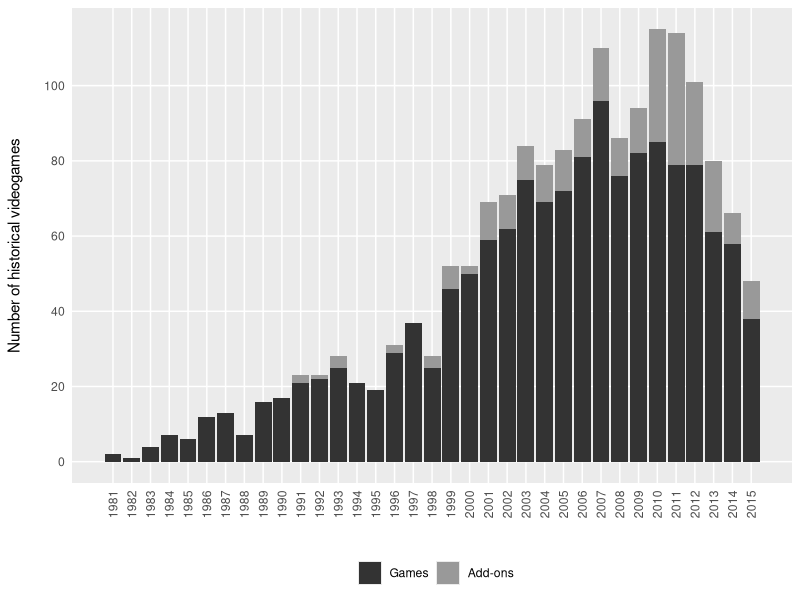
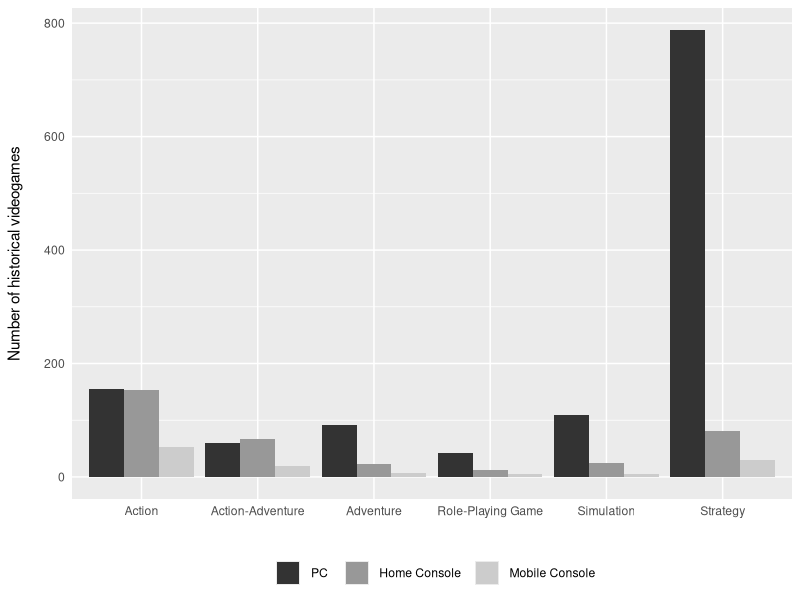
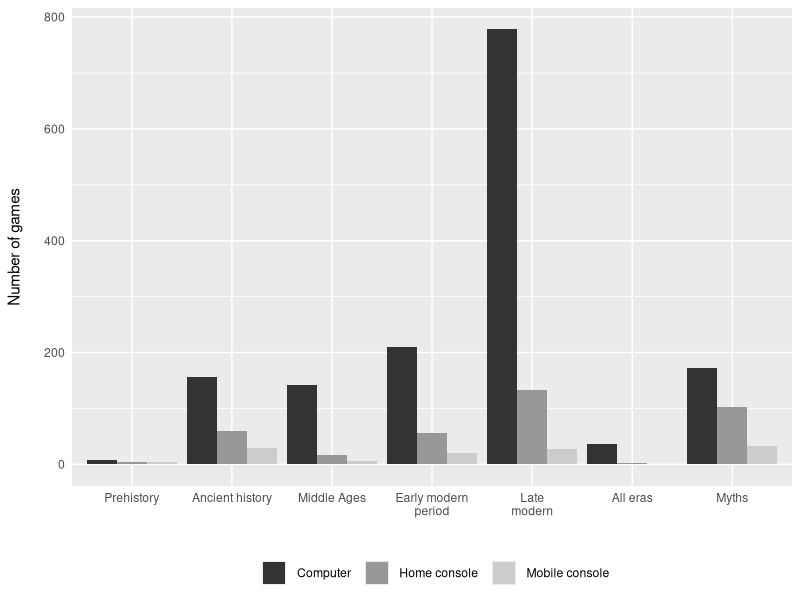
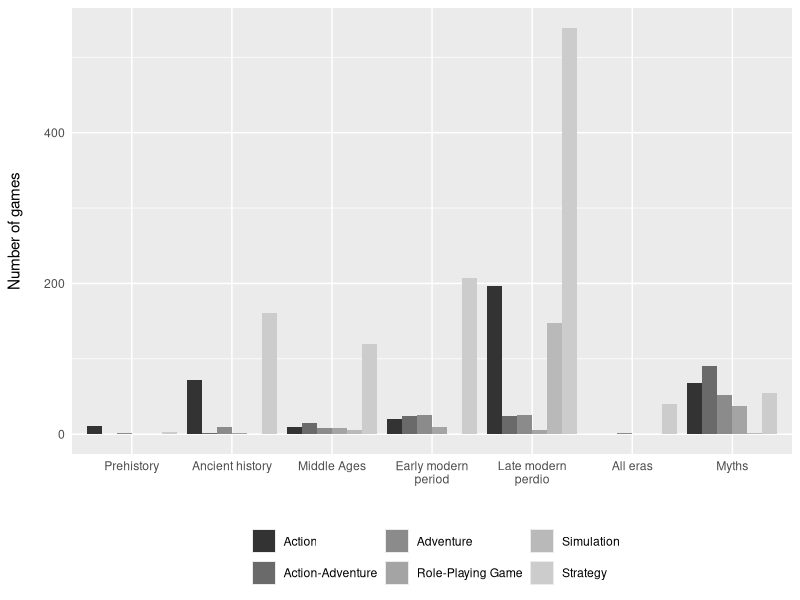
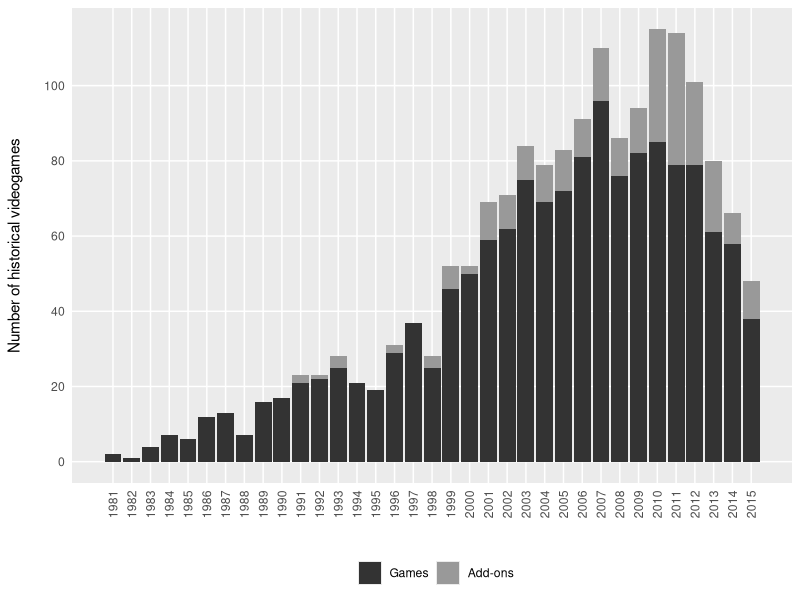
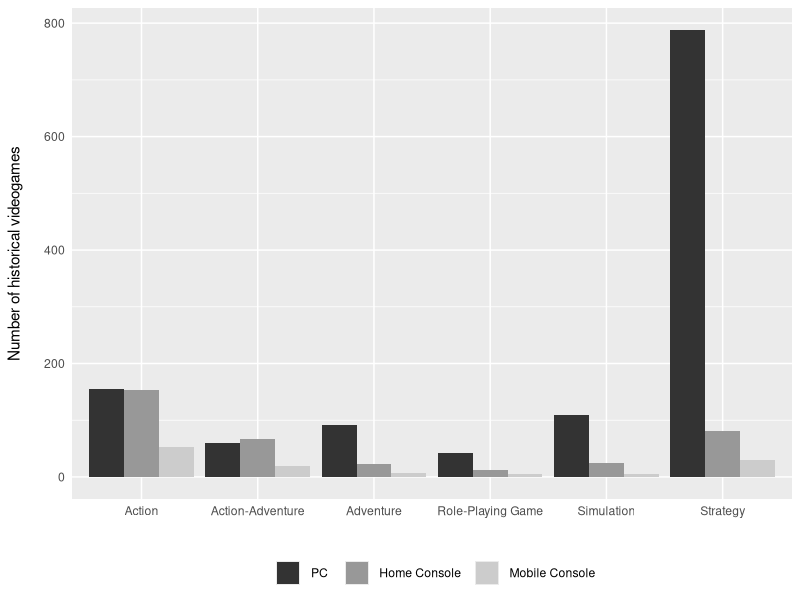
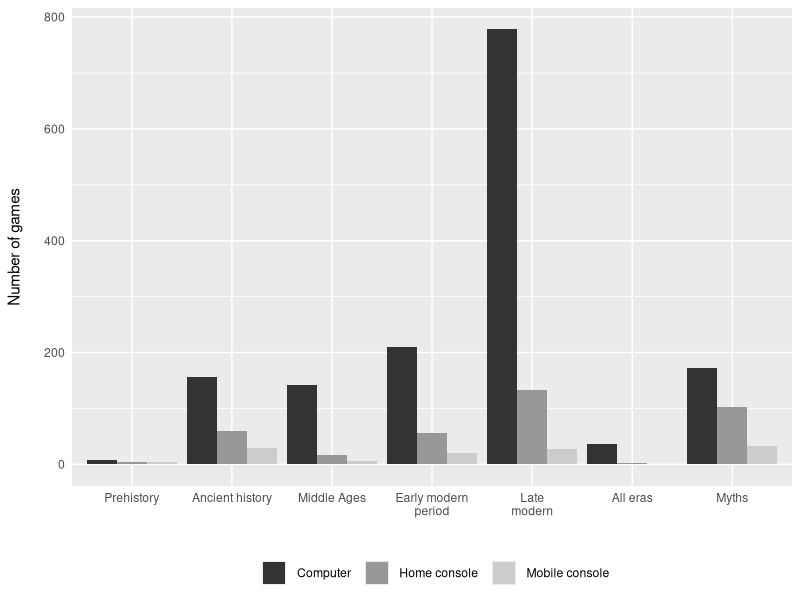
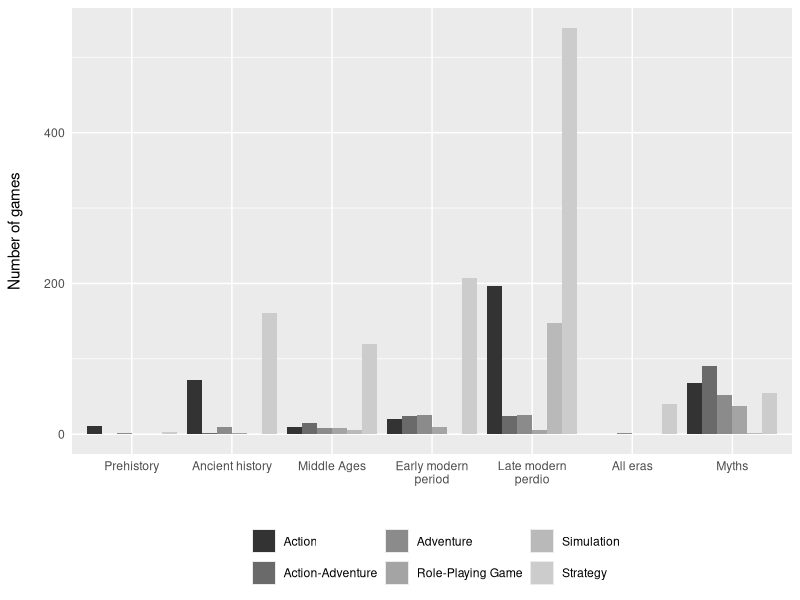

Write R code to recreate these figures, in order.
## ---- chunk 1

library(reshape2)
library(ggplot2)
library(stringr)
library(xtable)
library(plyr)
library(dplyr)
library(readr)
library(gridExtra)

## ---- chunk 2
data <- read_csv("data.csv")
data <- data[,-1]

## ---- chunk 3
str(data)

## ---- chunk 4

length(unique(data$ID))

## ---- chunk 5

length(unique(data[data$addon == "games",]$ID))

## ---- chunk 6

length(unique(data[data$addon == "addon",]$ID))

## ---- chunk 7

nrow(unique(data[,c(1,7)])) / length(unique(data$ID))

## ---- chunk 8

nrow(unique(data[data$addon == "games",c(1,7)])) / length(unique(data[data$addon == "games",]$ID))

## ---- chunk 9

nrow(unique(data[data$addon == "addon",c(1,7)])) / length(unique(data[data$addon == "addon",]$ID))

## ---- chunk 10

length(unique(data$platform))

## ---- chunk 11

## We copy the data because we will do some processing
data1 <- data

## We turn the "addon" variable which is a string into a factor.
data1$addon <- factor(data1$addon, levels = c("addon", "games"))

## "addon" are now called "Add-ons"
levels(data1$addon)[levels(data1$addon)=="addon"] <- "Add-ons"

## "games" are now called "Games"
levels(data1$addon)[levels(data1$addon)=="games"] <- "Games"

## We keep only one copy of each game
## The informations we need are ID, year and addon
data1 <- data1[!duplicated(data1$ID),]

## ---- chunk 12

p1 <- ggplot(data1, aes(x=year, 
                        fill=addon)) + 
  geom_bar() + 
  scale_fill_grey(start = 0.6, 
                  end = 0.2, 
                  name = element_blank(), 
                  guide = guide_legend(reverse = TRUE)) + 
  scale_x_continuous(breaks = 1981:2015, 
                     minor_breaks = NULL) +
  scale_y_continuous(breaks = (0:5) * 20, 
                     minor_breaks = NULL) +
  xlab("") +
  ylab("Number of historical videogames\n ") + 
  theme(axis.text.x = element_text(angle = 90, 
                                   hjust = 1, 
                                   vjust = 0.5)) + 
  theme(legend.position = "bottom") +
  theme(panel.background = element_rect(fill = "grey92")) +
  theme(axis.ticks = element_blank())

p1

ggsave("fig_1a.png", width = 10)

## ---- chunk 13

table(unique(data[c("ID", "year")])$year)

## ---- chunk 14

## Probably that I could do something better today (2018 instead of 2015).

jeux_sortis <- function(year) {
  return(as.data.frame(
    unique(
      data[data$year == year,c(2,6,7)])[order(unique(data[data$year == year,c(2,6,7)])$platform),]
    )	
  )
}

## The example of 2007

head(jeux_sortis(2007))

## ---- chunk 15

jeux_proportion <- function(year) { 
  return(rbind(
    sort(table(jeux_sortis(year)$platform)), 
    sort(table(jeux_sortis(year)$platform)) / length(jeux_sortis(year)$platform) * 100)
    )
}

## First line is the number of games
## Second line is the percentage

jeux_proportion(1998)

## ---- chunk 16

data_t1 <- data
data_t1 <- data_t1[,-c(3,4,5,6,8,10)]
data_t1 <- unique(data_t1)

sort(table(data_t1$platform), decreasing = TRUE)

## ---- chunk 17

## platforms_def.csv contains information on platforms
platf <- read_csv("platforms_def.csv")

head(platf)

## ---- chunk 18

data_p <- data[data$platform %in% platf$platform,]
data_p <- data_p[data_p$genre != "autre genre",]
data_p <- inner_join(data_p, platf)
data_p <- subset(data_p, subset = data_p$addon != "addon")
data_p <- data_p[!duplicated(data_p[c("ID", "type")]),]
data_p <- data_p[!(data_p$genre == "réflexion"),]
data_p$genre <- factor(data_p$genre)
levels(data_p$genre) <- c("Action", "Action-Adventure", "Adventure", "Role-Playing Game", "Simulation", "Strategy")

## ---- chunk 19

p2 <- ggplot(data_p, aes(x = genre, fill = type)) +
  scale_fill_grey(labels = c(" PC   ", " Home Console  ", " Mobile Console"),
                  name = element_blank()) +
  geom_bar(position = "dodge") +
  xlab("") +
  ylab("Number of historical videogames\n ") +
  theme(legend.position = "bottom") +
  theme(panel.background = element_rect(fill = "grey92")) +
  theme(axis.ticks = element_blank())

p2

ggsave("fig_1b.png", width = 10)

## ---- chunk 20

data <- data[data$platform %in% platf$platform,]
data <- data[data$genre != "autre genre",]
data <- inner_join(data, platf)

data_per <- subset(data, subset = data$addon != "addon")
data_per <- data_per[data_per$period %in% c("préhistoire", "antiquité", "moyen-âge", "epoque moderne", "epoque contemporaine"),]
data_per <- data_per[,c(1, 2, 3, 6, 7, 8, 11)]

data_per2 <- data[!(data$ID %in% data_per$ID),]
data_threshold <- as.data.frame(table(data_per2$period), stringsAsFactors = F)
data_per2 <- data_per2[data_per2$period %in% (data_threshold$Var1[which(data_threshold$Freq >= 3)]),]
colnames(data_per2)[8] <- "event"

per_tab <- read_csv("period.csv", col_names = F)
colnames(per_tab) <- c("event", "period")

data_per2 <- inner_join(data_per2, per_tab)
data_per2 <- data_per2[,c(1, 2, 3, 6, 7, 11, 12)]

hey <- bind_rows(data_per, data_per2)
hey <- unique(hey[,c(1, 2, 3, 4, 6, 7)])

per_plat <- as.data.frame(table(hey$period, hey$type))
colnames(per_plat) <- c("epoque", "platform", "freq")
per_plat$epoque <- ordered(per_plat$epoque, levels = c("préhistoire", "antiquité", "moyen-âge", "epoque moderne", "epoque contemporaine", "toutes époques confondues", "mythes"))
levels(per_plat$epoque) <- c("Prehistory", "Ancient history", "Middle Ages
", "Early modern\nperiod", "Late\nmodern", "All eras", "Myths")

## ---- chunk 21

p3 <- ggplot(per_plat, aes(x = epoque, y = freq, fill = platform)) +
  scale_fill_grey(labels = c(" Computer  ", " Home console  ", " Mobile console"),
                  name = element_blank()) +
  geom_bar(position = "dodge", stat = "identity") +
  xlab("") + ylab("Number of games\n ") +
  theme(legend.position = "bottom") +
  theme(panel.background = element_rect(fill = "grey92")) +
  theme(axis.ticks = element_blank())

p3

ggsave("fig_2a.png", width = 10)

## ---- chunk 22

per_type <- as.data.frame(table(hey$genre, hey$period))
per_type <- per_type[!(per_type$Var1 == "réflexion"),]
colnames(per_type) <- c("genre", "epoque", "freq")
per_type$epoque <- ordered(per_type$epoque, levels = c("préhistoire", "antiquité", "moyen-âge", "epoque moderne", "epoque contemporaine", "toutes époques confondues", "mythes"))
levels(per_type$epoque) <- c("Prehistory", "Ancient history", "Middle Ages", "Early modern\nperiod", "Late modern\nperdio", "All eras", "Myths")
per_type$genre <- droplevels(per_type$genre)
levels(per_type$genre) <- c("Action", "Action-Adventure", "Adventure", "Role-Playing Game", "Simulation", "Strategy")

## ---- chunk 23

p4 <- ggplot(per_type, aes(x = epoque, y = freq, fill = genre)) +
  scale_fill_grey(name = element_blank()) +
  geom_bar(position = "dodge", stat = "identity") +
  xlab("") + ylab("Number of games\n ") +
  theme(legend.position = "bottom") +
  theme(panel.background = element_rect(fill = "grey92")) +
  theme(axis.ticks = element_blank())

p4

ggsave("fig_2b.png", width = 10)


## ---- chunk 24


### Nombre de jeux sur la seconde guerre mondiale
#
# (data$period == "deuxième guerre mondiale") %>% data[.,] %>% as.data.frame %>% .$ID %>% unique %>% length
# (data$period == "front ouest") %>% data[.,] %>% as.data.frame %>% .$ID %>% unique %>% length
# (data$period == "front est") %>% data[.,] %>% as.data.frame %>% .$ID %>% unique %>% length
#
### Nombre de jeux de stratégie sortis sur wii u et ds et 3ds
#
# (data$genre == "stratégie" & data$platform == "nintendo wii u") %>% data[.,] %>% as.data.frame %>% .$ID %>% unique %>% length
# (data$genre == "stratégie" & data$platform == "nintendo ds") %>% data[.,] %>% as.data.frame %>% .$name %>% unique %>% length
# (data$genre == "stratégie" & data$platform == "nintendo ds") %>% data[.,] %>% as.data.frame %>% .$name %>% unique %>% cat(., sep = " ( , ) ")
# (data$genre == "stratégie" & data$platform == "nintendo 3ds") %>% data[.,] %>% as.data.frame %>% .$ID %>% unique %>% length

